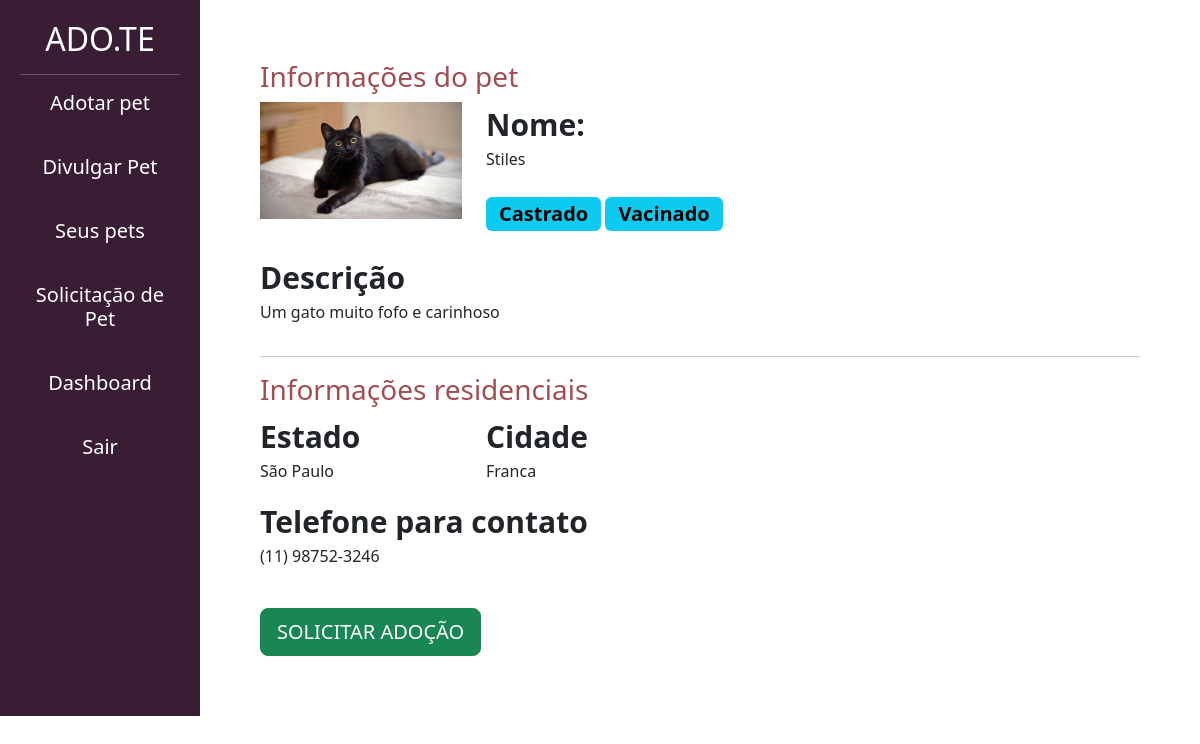
/divulgar/ver_pet/9 (signed in), run on an earlier commit of the app's database.
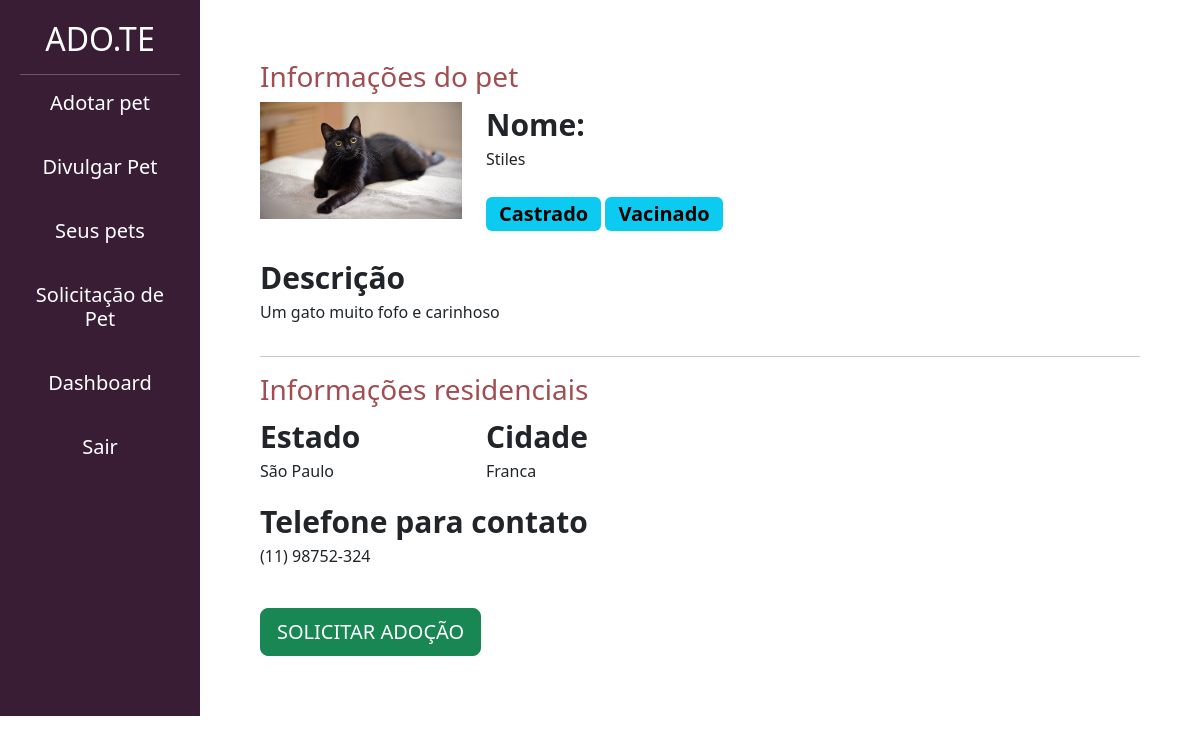
And on a later commit of the database.
### divulgar/models.py (models this page shows, shortened)
class Pet(models.Model):
    foto = models.ImageField(upload_to='fotos_pets')
    choices_status = (('P', 'Para adoção'), ('A', 'Adotado'))
    usuario = models.ForeignKey(User, on_delete=models.DO_NOTHING)
    nome = models.CharField(max_length=100)
    descricao = models.TextField()
    estado = models.CharField(max_length=50)
    cidade = models.CharField(max_length=50)
    telefone = models.CharField(max_length=14)
    tags = models.ManyToManyField(Tag)
    raca = models.ForeignKey(Raca, on_delete=models.DO_NOTHING)
    status = models.CharField(max_length=1,choices=choices_status, default='P')

class Tag(models.Model):
    tag = models.CharField(max_length=100)
    def __str__(self):
        return self.tag

### divulgar/views.py (the view)
# urls.py: path('ver_pet/<int:id>', views.ver_pet, name='ver_pet'),
@login_required
def ver_pet(request, id):
    if request.method == 'GET':
        pet = Pet.objects.get(id=id)
        return render(request, 'ver_pet.html', {'pet': pet})

### divulgar/templates/ver_pet.html (shortened to what this page needs)
{% load static %}
<!doctype html>
<html lang="pt-BR">
    <head>
    <link href="https://cdn.jsdelivr.net/npm/bootstrap@5.3.0-alpha1/dist/css/bootstrap.min.css" rel="stylesheet">
    <link href="{% static 'usuarios/css/cadastro.css' %}" rel="stylesheet">
    <link href="{% static 'divulgar/css/novo_pet.css' %}" rel="stylesheet">
    <link href="{% static 'divulgar/css/seus_pet.css' %}" rel="stylesheet">
    <link href="{% static 'adotar/css/listar_pets.css' %}" rel="stylesheet">
    </head>
    <body>
        <div class="container-fluid">
            <div class="row">
                <div style='height: auto;' class="col-md-2 bg-side-plataforma sidebar">
                    <h2>ADO.TE</h2>
                    <hr>
                    <h5><a class="navegação" href="/adotar/">Adotar pet</a><h5/><br>
                        <h5><a class="navegação" href="/divulgar/novo_pet/">Divulgar Pet</a><h5/><br>
                        <h5><a class="navegação" href="/divulgar/seus_pets/">Seus pets</a><h5/><br>
                        <h5><a class="navegação" href="/divulgar/ver_pedido_adocao/">Solicitação de Pet</a><h5/><br>
                        <h5><a class="navegação" href="/divulgar/dashboard/">Dashboard</a><h5/><br>
                        <h5><a class="navegação" href="/auth/sair/">Sair</a><h5/>
                </div>
                <div style="padding:60px" class="col-md">
                    <h3 class="font-vinho">Informações do pet</h3>
                    <div class="row">
                        <div class="col-md-3">
                            <img width="100%" src="{{pet.foto.url}}">
                        </div>
                        <div class="col-md-9">
                            <span class="span-bold">Nome:</span>
                            <p>{{pet.nome}}</p>
                            <div style="width:40%">
                                {% for tag in pet.tags.all %}
                                    <span class='badge text-bg-info badge-lg'>{{tag}}</span>
                                {% endfor %}
                            </div>
                        </div>
                    </div>
                    <br>
                    <div class="row">
                        <div class="col-md-5">
                            <span class="span-bold">Descrição</span>
                            <p>{{pet.descricao}}</p>
                        </div>
                        <div class="col-md-7">
                        </div>
                    </div>
                    <hr>
                    <div class="row">
                        <h3 class="font-vinho">Informações residenciais</h3>
                        <div class="col-md">
                            <div class="row">
                                <div class="col-md">
                                    <span class="span-bold">Estado</span>
                                    <p>{{pet.estado}}</p>
                                </div>
                                <div class="col-md">
                                    <span class="span-bold">Cidade</span>
                                    <p>{{pet.cidade}}</p>
                                </div>
                            </div>
                            <span class="span-bold">Telefone para contato</span>
                            <p>{{pet.telefone}}</p>
                            <br>
                            <a href="{% url 'pedido_adocao' pet.id %}" class="btn btn-success btn-lg">SOLICITAR ADOÇÃO</a>
                        </div>
                        <div class="col-md">
                        </div>
                    </div>
                </div>
            </div>
        </div>
    </body>
</html>

### templates/static/divulgar/css/novo_pet.css (style rules this page uses)
.sidebar { text-align: center; padding: 20px; }
.font-vinho { color: #A24D52; }
.navegação { display: flex; justify-content: center; align-items: center; text-decoration: none; color: white; }

### templates/static/divulgar/css/seus_pet.css (style rules this page uses)
.navegação { display: flex; justify-content: center; align-items: center; text-decoration: none; color: white; }

### templates/static/adotar/css/listar_pets.css (style rules this page uses)
.span-bold { font-weight: bold; font-size: 30px; }
.badge-lg { font-size: 20px; margin-top: 10px; }
.bg-side-plataforma { background-color: #391D34; color: white; }
.navegação { display: flex; justify-content: center; align-items: center; text-decoration: none; color: white; }

What changed in the data, as far as the page shows it:
changed Pet "Stiles": telefone "(11) 98752-3246" → "(11) 98752-324"
